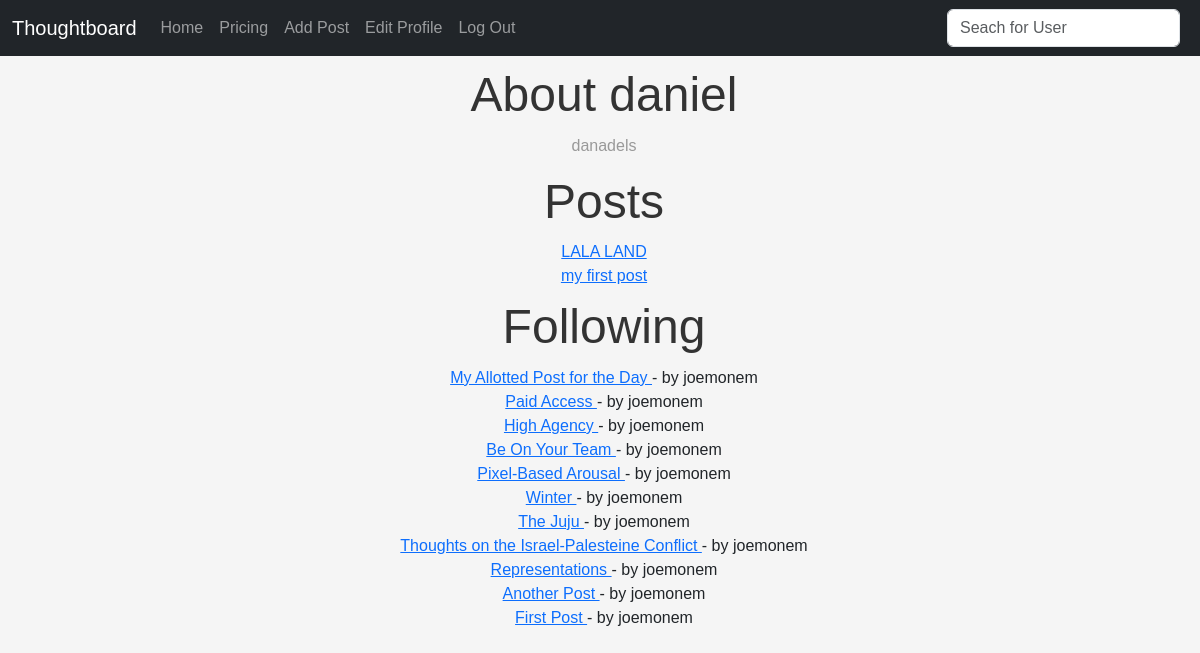
Page /home/daniel (signed in) on the committed database.
### theblog/models.py (models this page shows, shortened)
class Profile(models.Model):
    user = models.ForeignKey(User, on_delete=models.CASCADE)
    bio = models.TextField(blank=True, max_length=1000)
    paymentDate = models.IntegerField(default=0)
    following = models.ManyToManyField(User, related_name="following", default=list())
    last_posted = models.IntegerField(default=0)

class Post(models.Model):
    title = models.CharField(max_length=255)
    author = models.ForeignKey(User, on_delete=models.CASCADE)
    body = RichTextField(blank=True, null=True)
    published_date = models.DateField(default=timezone.now)

### theblog/views.py (the view)
# urls.py: path("home/<str:pk>", HomeView.as_view(), name="home"),
class HomeView(ListView):
    model = Post
    template_name = "home.html"
    context_object_name = "posts"
    paginate_by = 5  # Adjust the number of posts per page as needed
    def get_context_data(self, **kwargs):
        context = super().get_context_data(**kwargs)
        username = self.kwargs["pk"]
        user_object = get_object_or_404(User, username=username)
        user_profile = get_object_or_404(Profile, user=user_object)
        user_posts = Post.objects.filter(author=user_object)
        following_users = user_profile.following.exclude(username=username)
        following_posts = []
        for profile in following_users:
            following_user_posts = Post.objects.filter(author=profile)
            following_posts.extend(following_user_posts)
        following_posts.sort(key=lambda post: post.id)
        context["user_object"] = user_object
        context["user_profile"] = user_profile
        context["user_posts"] = user_posts
        context["following_posts"] = following_posts
        if self.request.user.is_authenticated:
            current_user_profile = get_object_or_404(Profile, user=self.request.user)
            is_following = current_user_profile.following.filter(
                username=username
            ).exists()
            context["is_following"] = is_following
        return context

### theblog/templates/home.html (shortened to what this page needs)
{% extends 'base.html' %}
{%block content %}
{%if user_profile.bio%}
<div style="display: flex; align-items: center; margin: 0 auto; width: fit-content;">
    <h1>About {{user_profile.user.first_name}}</h1>
</div>
<p>{{user_profile.bio}}</p>
{%else%}
<h1>No Bio Yet</h1>
<p>You can visit Edit Profile in the Navbar to add one.</p>
{%endif%}
{% if user_posts%}
<h1>Posts</h1>
<ul>
    {% for post in user_posts reversed %}
    <li>
        <a href="{%url 'article-details' post.pk %}"> {{post.title}} </a>
        <br>
    </li>
    {% endfor %}
    {% else %}
    <h1>No Posts yet</h1>
    <p>Click on Add Post in the Navbar to create one.</p>
    {%endif%}
</ul>
{% if user.is_authenticated and user == user_profile.user %}
{% if following_posts%}
<h1>Following</h1>
<ul>
    {% for post in following_posts reversed %}
    <li>
        <a href="{%url 'article-details' post.pk %}"> {{post.title}} </a> - by {{post.author}}
        <br>
    </li>
    {% endfor %}
    {% else %}
    <h1>You don't follow anyone</h1>
    <p>Search for a profile to follow</p>
</ul>
{% endif %}
{%endif%}
{% endblock %}

### theblog/templates/home.html (style rules this page uses)
body { font-family: sans-serif; background-color: #f5f5f5; }
h1 { font-size: 3em; text-align: center; color: #333; margin-bottom: 10px; margin-top: 10px; }
p { font-size: 1em; text-align: center; color: #999; margin-bottom: 15px; }
ul { font-family: sans-serif; margin: 0; padding: 0; list-style: none; text-align: center; }

### rows in the picture
Profile: user.first_name "daniel", bio "danadels"
Post: title "LALA LAND"
Post: title "my first post"
Post: title "My Allotted Post for the Day", author "joemonem"
Post: title "Paid Access", author "joemonem"
Post: title "High Agency", author "joemonem"
Post: title "Be On Your Team", author "joemonem"
Post: title "Pixel-Based Arousal", author "joemonem"
Post: title "Winter", author "joemonem"
Post: title "The Juju", author "joemonem"
Post: title "Thoughts on the Israel-Palesteine Conflict", author "joemonem"
Post: title "Representations", author "joemonem"
Post: title "Another Post", author "joemonem"
Post: title "First Post", author "joemonem"
